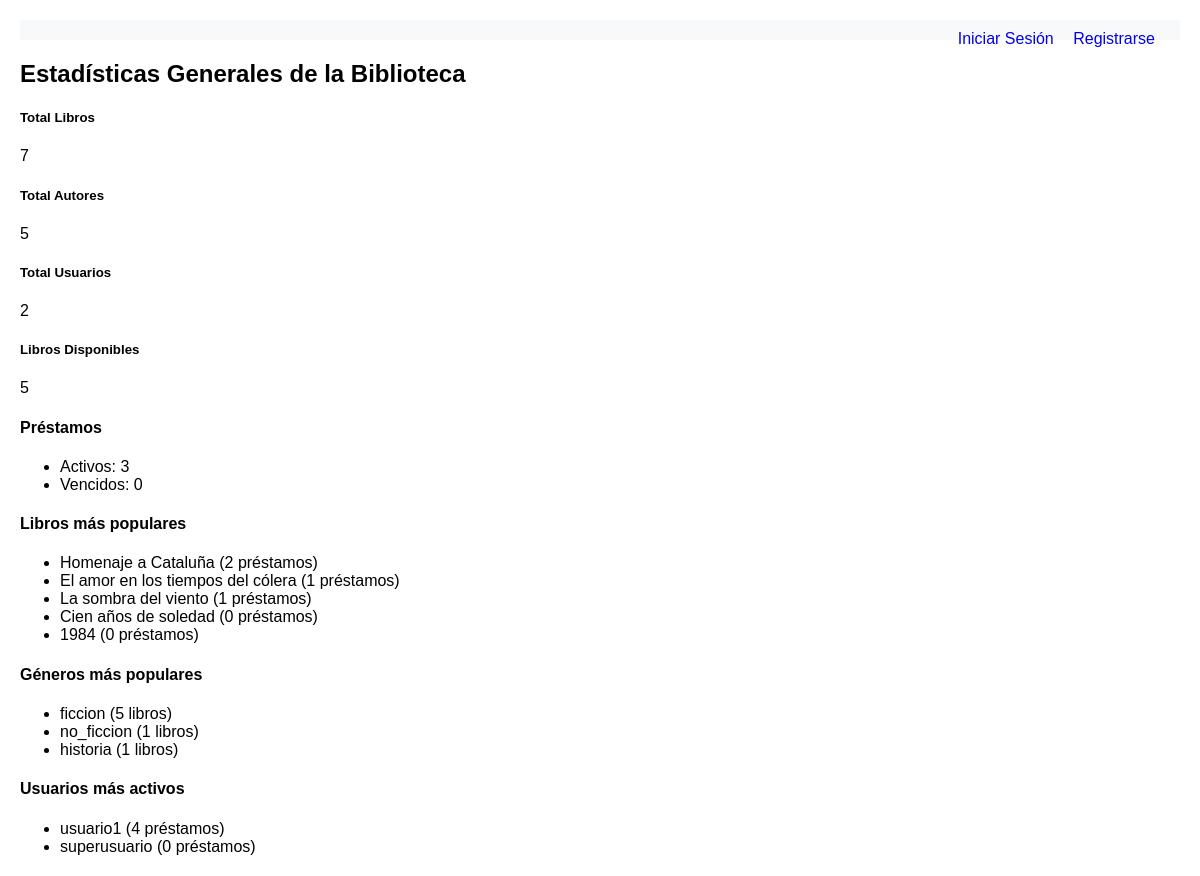
/estadisticas/, run on an earlier commit of the app's database.
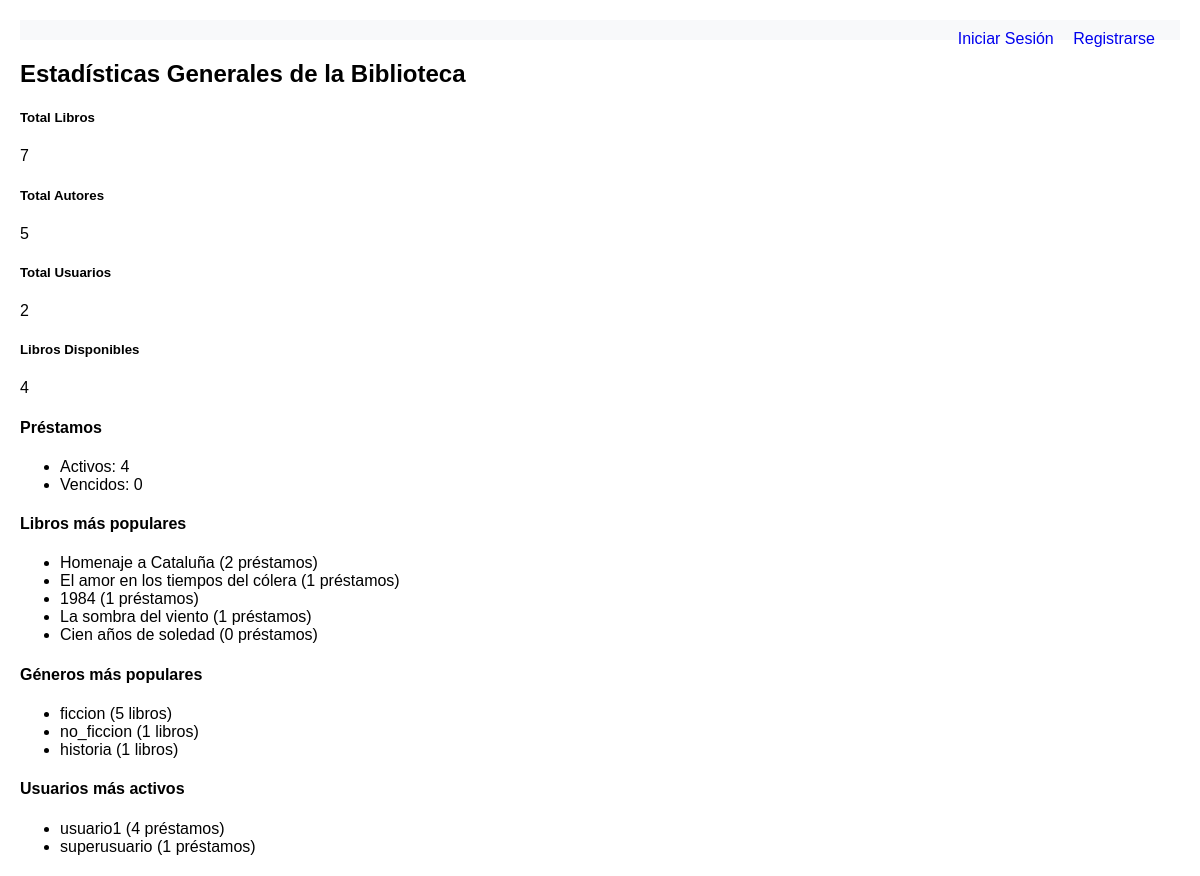
And on a later commit of the database.
### biblioteca/models.py (models this page shows, shortened)
class Libro(models.Model):
    GENEROS = [
    ('ficcion', 'Ficción'),
    ('no_ficcion', 'No Ficción'),
    ('ciencia', 'Ciencia'),
    ('historia', 'Historia'),
    ('biografia', 'Biografía'),
    ('tecnologia', 'Tecnología'),
    ]
    titulo = models.CharField(max_length=200)
    autor = models.ForeignKey(Autor, on_delete=models.CASCADE, related_name='libros')
    isbn = models.CharField(max_length=13, unique=True, help_text="Código ISBN de 13 dígitos")
    fecha_publicacion = models.DateField()
    genero = models.CharField(max_length=20, choices=GENEROS, default='ficcion')
    paginas = models.PositiveIntegerField()
    descripcion = models.TextField(blank=True)
    disponible = models.BooleanField(default=True)
    fecha_agregado = models.DateTimeField(auto_now_add=True)
    class Meta:
        verbose_name = "Libro"
        verbose_name_plural = "Libros"
        ordering = ['-fecha_agregado']

### biblioteca/views.py (the view)
# urls.py: path('estadisticas/', views.estadisticas_biblioteca, name='estadisticas'),
def estadisticas_biblioteca(request):
    from django.db.models import Count, Avg
    from datetime import date, timedelta
    total_libros = Libro.objects.count()
    total_autores = Autor.objects.count()
    total_usuarios = User.objects.count()
    libros_disponibles = Libro.objects.filter(disponible=True).count()
    prestamos_activos = Prestamo.objects.filter(estado='activo').count()
    prestamos_vencidos = Prestamo.objects.filter(
        estado='activo',
        fecha_devolucion_esperada__lt=date.today()
    ).count()
    libros_populares = Libro.objects.annotate(
        num_prestamos=Count('prestamos')
    ).order_by('-num_prestamos')[:5]
    generos_populares = Libro.objects.values('genero').annotate(
        count=Count('genero')
    ).order_by('-count')
    usuarios_activos = User.objects.annotate(
        num_prestamos=Count('prestamos')
    ).order_by('-num_prestamos')[:5]
    context = {
    'total_libros': total_libros,
    'total_autores': total_autores,
    'total_usuarios': total_usuarios,
    'libros_disponibles': libros_disponibles,
    'prestamos_activos': prestamos_activos,
    'prestamos_vencidos': prestamos_vencidos,
    'libros_populares': libros_populares,
    'generos_populares': generos_populares,
    'usuarios_activos': usuarios_activos,
    }
    return render(request, 'biblioteca/estadisticas.html', context)

### biblioteca/templates/biblioteca/estadisticas.html
{% extends "biblioteca/base.html" %}
{% block content %}
<div class="container mt-4">
    <h2>Estadísticas Generales de la Biblioteca</h2>
    <div class="row mt-3">
        <div class="col-md-3">
            <div class="card text-center">
                <div class="card-body">
                    <h5>Total Libros</h5>
                    <p class="fw-bold">{{ total_libros }}</p>
                </div>
            </div>
        </div>
        <div class="col-md-3">
            <div class="card text-center">
                <div class="card-body">
                    <h5>Total Autores</h5>
                    <p class="fw-bold">{{ total_autores }}</p>
                </div>
            </div>
        </div>
        <div class="col-md-3">
            <div class="card text-center">
                <div class="card-body">
                    <h5>Total Usuarios</h5>
                    <p class="fw-bold">{{ total_usuarios }}</p>
                </div>
            </div>
        </div>
        <div class="col-md-3">
            <div class="card text-center">
                <div class="card-body">
                    <h5>Libros Disponibles</h5>
                    <p class="fw-bold">{{ libros_disponibles }}</p>
                </div>
            </div>
        </div>
    </div>
    <div class="mt-4">
        <h4>Préstamos</h4>
        <ul>
            <li>Activos: {{ prestamos_activos }}</li>
            <li>Vencidos: {{ prestamos_vencidos }}</li>
        </ul>
    </div>
    <div class="mt-4">
        <h4>Libros más populares</h4>
        <ul class="list-group">
            {% for libro in libros_populares %}
                <li class="list-group-item">
                    {{ libro.titulo }} ({{ libro.num_prestamos }} préstamos)
                </li>
            {% empty %}
                <li class="list-group-item">No hay datos disponibles.</li>
            {% endfor %}
        </ul>
    </div>
    <div class="mt-4">
        <h4>Géneros más populares</h4>
        <ul class="list-group">
            {% for genero in generos_populares %}
                <li class="list-group-item">
                    {{ genero.genero }} ({{ genero.count }} libros)
                </li>
            {% empty %}
                <li class="list-group-item">No hay datos disponibles.</li>
            {% endfor %}
        </ul>
    </div>
    <div class="mt-4">
        <h4>Usuarios más activos</h4>
        <ul class="list-group">
            {% for usuario in usuarios_activos %}
                <li class="list-group-item">
                    {{ usuario.username }} ({{ usuario.num_prestamos }} préstamos)
                </li>
            {% empty %}
                <li class="list-group-item">No hay datos disponibles.</li>
            {% endfor %}
        </ul>
    </div>
</div>
{% endblock %}

What changed in the data, as far as the page shows it:
changed Libro (number 3 of 5 on the later page): num_prestamos "0" → "1"; moves up the list
Also different on the page:
{{ libros_disponibles }}: "5" → "4"
{{ prestamos_activos }}: "3" → "4"
{{ usuario.num_prestamos }}: "0" → "1"
